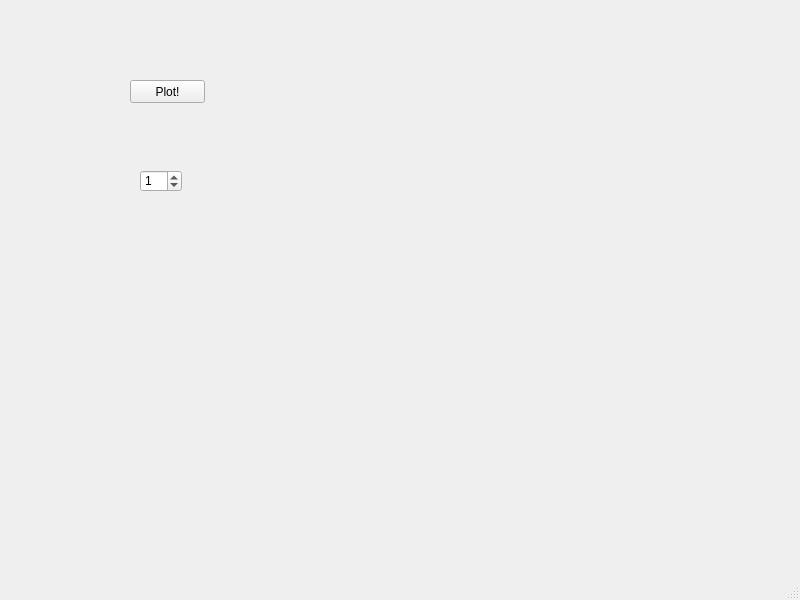
<?xml version="1.0" encoding="UTF-8"?>
<ui version="4.0">
 <class>MainWindow</class>
 <widget class="QMainWindow" name="MainWindow">
  <property name="geometry">
   <rect>
    <x>0</x>
    <y>0</y>
    <width>800</width>
    <height>600</height>
   </rect>
  </property>
  <property name="windowTitle">
   <string>MainWindow</string>
  </property>
  <widget class="QWidget" name="centralwidget">
   <widget class="QWidget" name="mplWidget" native="true">
    <property name="geometry">
     <rect>
      <x>330</x>
      <y>0</y>
      <width>431</width>
      <height>341</height>
     </rect>
    </property>
   </widget>
   <widget class="QPushButton" name="plotButton">
    <property name="geometry">
     <rect>
      <x>130</x>
      <y>80</y>
      <width>75</width>
      <height>23</height>
     </rect>
    </property>
    <property name="text">
     <string>Plot!</string>
    </property>
   </widget>
   <widget class="QSpinBox" name="freqBox">
    <property name="geometry">
     <rect>
      <x>140</x>
      <y>170</y>
      <width>42</width>
      <height>22</height>
     </rect>
    </property>
    <property name="value">
     <number>1</number>
    </property>
   </widget>
  </widget>
  <widget class="QMenuBar" name="menubar">
   <property name="geometry">
    <rect>
     <x>0</x>
     <y>0</y>
     <width>800</width>
     <height>21</height>
    </rect>
   </property>
  </widget>
  <widget class="QStatusBar" name="statusbar"/>
 </widget>
 <resources/>
 <connections>
  <connection>
   <sender>plotButton</sender>
   <signal>clicked()</signal>
   <receiver>mplWidget</receiver>
   <slot>update()</slot>
   <hints>
    <hint type="sourcelabel">
     <x>185</x>
     <y>120</y>
    </hint>
    <hint type="destinationlabel">
     <x>331</x>
     <y>152</y>
    </hint>
   </hints>
  </connection>
  <connection>
   <sender>freqBox</sender>
   <signal>valueChanged(int)</signal>
   <receiver>mplWidget</receiver>
   <slot>update()</slot>
   <hints>
    <hint type="sourcelabel">
     <x>156</x>
     <y>200</y>
    </hint>
    <hint type="destinationlabel">
     <x>334</x>
     <y>239</y>
    </hint>
   </hints>
  </connection>
 </connections>
</ui>
